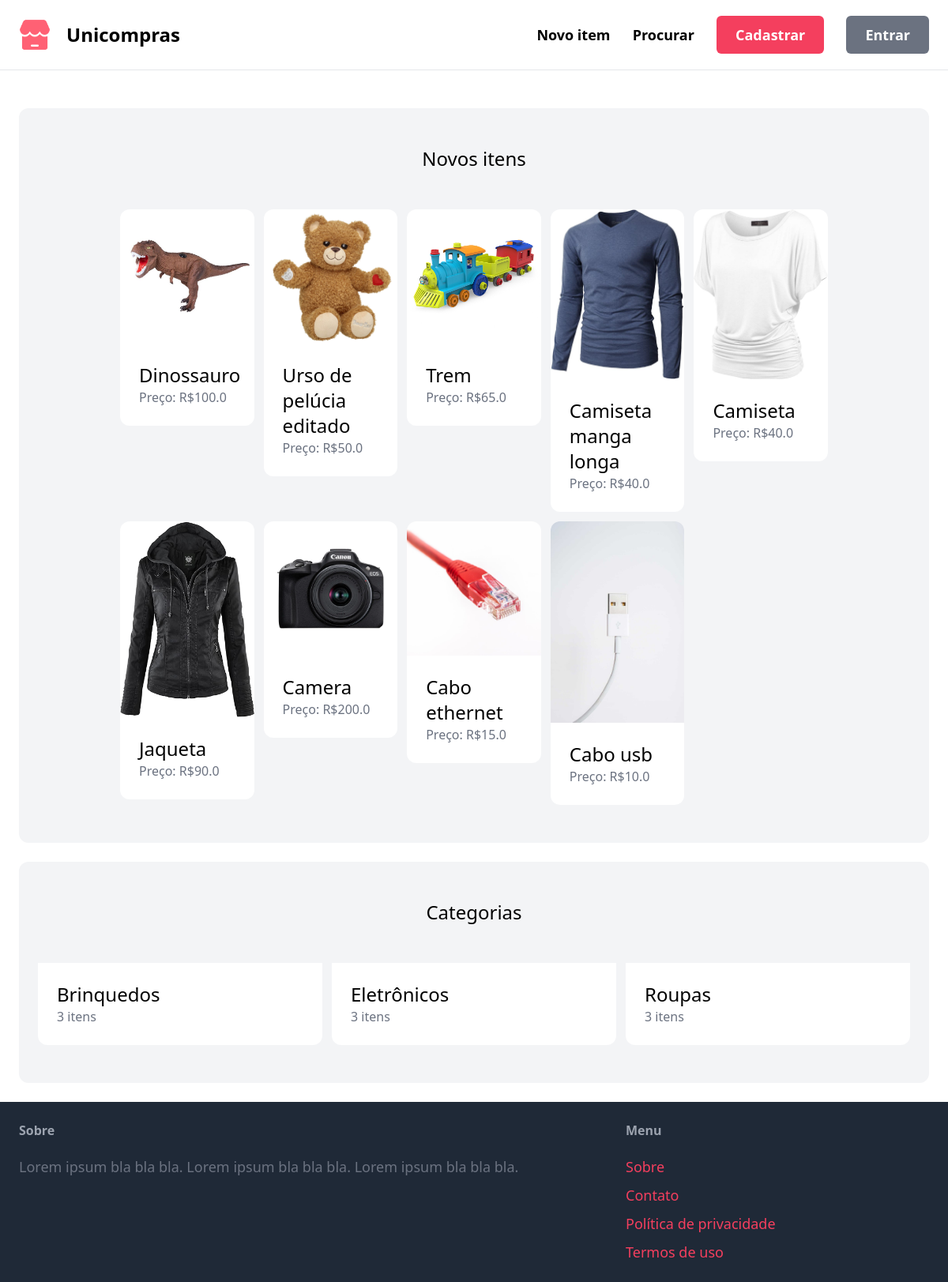
Before: / with the older database file.
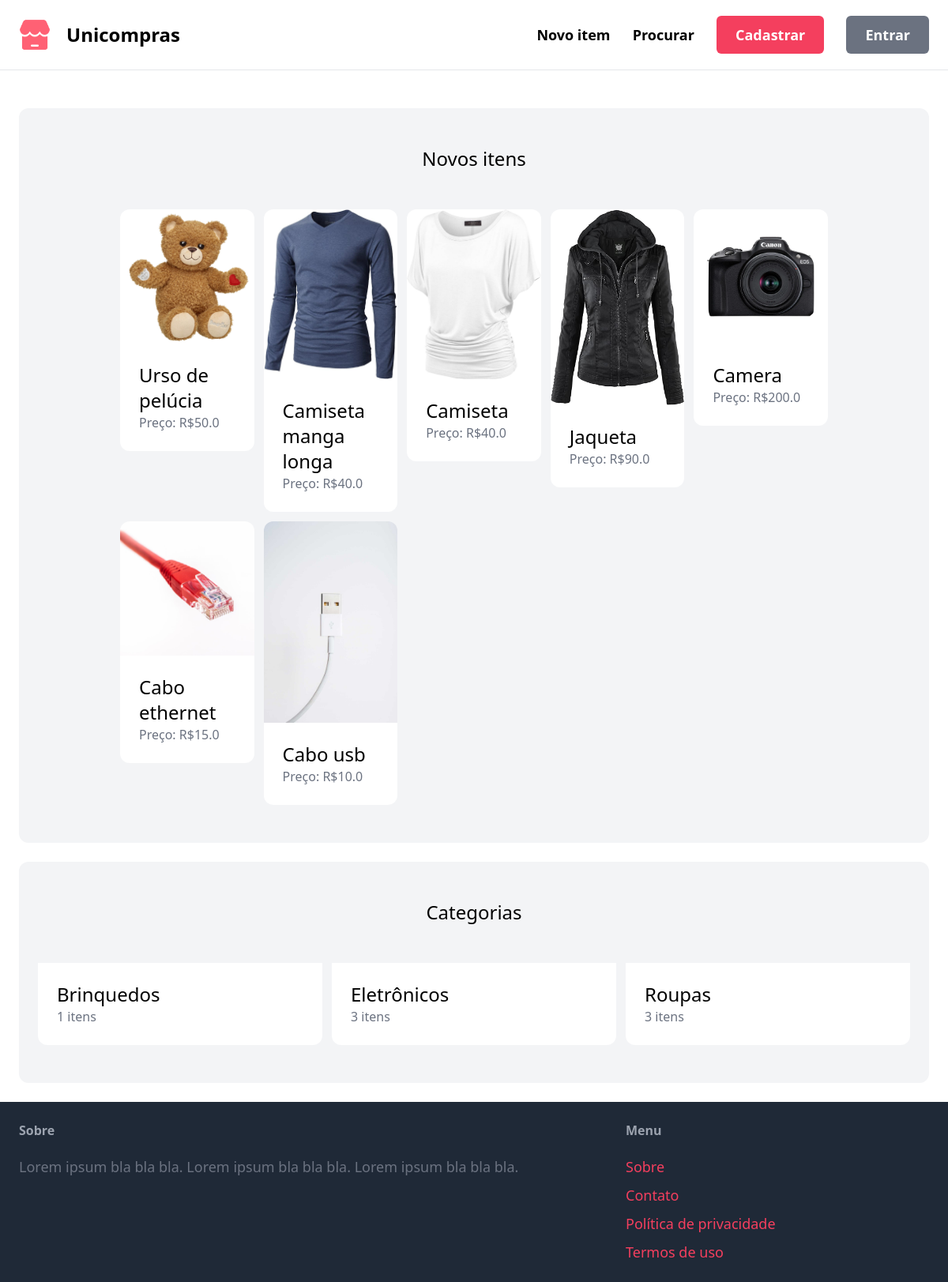
After: the same page with the newer database file.
### item/models.py (models this page shows, shortened)
class Item(models.Model):
    category = models.ForeignKey(
        Category, related_name='items', on_delete=models.CASCADE)
    name = models.CharField(max_length=255)
    description = models.TextField(blank=True, null=True)
    price = models.FloatField()
    image = models.ImageField(upload_to='item_images', blank=True, null=True)
    is_sold = models.BooleanField(default=False)
    created_by = models.ForeignKey(
        User, related_name='items', on_delete=models.CASCADE)
    created_at = models.DateTimeField(auto_now_add=True)

class Category(models.Model):
    name = models.CharField(max_length=255)
    class Meta:
        ordering = ('name',)
        verbose_name_plural = 'Categorias'

### core/views.py (the view)
# urls.py: path('', views.index, name='index'),
def index(request):
    items = Item.objects.filter(is_sold=False)[0:10]
    categories = Category.objects.all()
    return render(request, 'core/index.html', {
        'categories': categories,
        'items': items,
    })

### core/templates/core/index.html (shortened to what this page needs)
{% extends "core/base.html" %}
{% block content %}
<div class="mt-6 px-32 py-12 bg-gray-100 rounded-xl">
  <h2 class="mb-12 text-2xl text-center">Novos itens</h2>
  <div class="grid grid-cols-5 gap-3">
    {% for item in items %}
    <div>
      <a href="{% url 'item:detail' item.id %}">
        <div>
          <img
            src="{{item.image.url}}"
            alt="{{image.name}}"
            class="rounded-t-xl"
          />
        </div>
        <div class="p-6 bg-white rounded-b-xl">
          <h2 class="text-2xl">{{item.name}}</h2>
          <p class="text-gray-500">Preço: R${{item.price}}</p>
        </div>
      </a>
    </div>
    {% endfor %}
  </div>
</div>
<div class="mt-6 px-6 py-12 bg-gray-100 rounded-xl">
  <h2 class="mb-12 text-2xl text-center">Categorias</h2>
  <div class="grid grid-cols-3 gap-3">
    {% for category in categories %}
    <div>
      <a href="#">
        <div class="p-6 bg-white rounded-b-xl">
          <h2 class="text-2xl">{{ category.name }}</h2>
          <p class="text-gray-500">{{ category.items.count }} itens</p>
        </div>
      </a>
    </div>
    {% endfor %}
  </div>
</div>
{% endblock %}

### core/templates/core/base.html (shortened to what this page needs)
<!doctype html>
<html>
    <head>
        <script src="https://cdn.tailwindcss.com"></script>
    </head>
    <body>
        <nav class="px-6 py-6 flex justify-between items-center border-b border-gray-200">
            <div>
                <a href="/" class="flex gap-5 items-center text-2xl font-semibold ">
                    <img class="w-10 h-auto" src="/media/item_images/frente-da-loja.png" alt="a">
                    Unicompras</a>
            </div>
            <div class="space-x-6">
                <a href="{% url 'item:new' %}" class="text-lg font-semibold hover:text-gray-500">Novo item</a>
                <a href="{% url 'item:items' %}" class="text-lg font-semibold hover:text-gray-500">Procurar</a>
                {% if request.user.is_authenticated %}
                    <a href="{% url 'dashboard:index' %}" class="px-6 py-3 text-lg font-semibold bg-rose-500 text-white rounded-md hover:bg-rose-700">Meus itens</a>
                {% else %}
                    <a href="{% url 'core:signup' %}" class="px-6 py-3 text-lg font-semibold bg-rose-500 text-white rounded-md hover:bg-rose-700">Cadastrar</a>
                    <a href="{% url 'core:login' %}" class="px-6 py-3 text-lg font-semibold bg-gray-500 text-white rounded-md hover:bg-gray-700">Entrar</a>
                {% endif %}
            </div>
        </nav>
        <div class="px-6 py-6">
            {% block content %}
            {% endblock %}
        </div>
        <footer class="py-6 px-6 flex justify-between bg-gray-800">
            <div class="w-2/3 pr-10">
                <h3 class="mb-5 font-semibold text-gray-400">Sobre</h3>
                <p class="text-lg text-gray-500">Lorem ipsum bla bla bla. Lorem ipsum bla bla bla. Lorem ipsum bla bla bla.</p>
            </div>
            <div class="w-1/3">
                <h3 class="mb-5 font-semibold text-gray-400">Menu</h3>
                <ul class="space-y-2">
                    <li><a href="#" class="text-lg text-rose-500 hover:text-rose-700">Sobre</a></li>
                    <li><a href="{% url 'core:contact' %}" class="text-lg text-rose-500 hover:text-rose-700">Contato</a></li>
                    <li><a href="#" class="text-lg text-rose-500 hover:text-rose-700">Política de privacidade</a></li>
                    <li><a href="#" class="text-lg text-rose-500 hover:text-rose-700">Termos de uso</a></li>
                </ul>
            </div>
        </footer>
    </body>
</html>

Changed rows visible on the page:
removed Item: image (picture), name "Dinossauro", price "100.0"
removed Item: image (picture), name "Trem", price "65.0"
changed Item: name "Urso de pelúcia editado" → "Urso de pelúcia"
computed for Category "Brinquedos": items.count "3" → "1"
